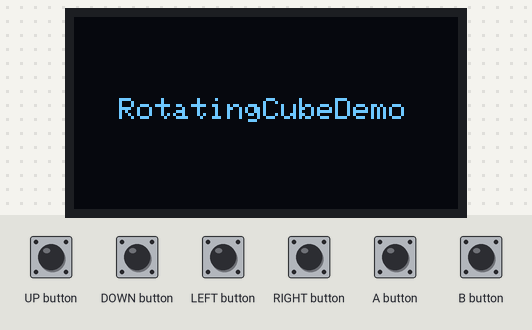
The sketch below on a simulated Arduboy, built with avr-gcc and run on an emulated ATmega32U4. Shown: 128×64 one-colour display. The test bench sets the inputs (shaded band).

Above: at 1.2 s.
1.3 s: A button pressed for 0.15 s
At 2.4 s:
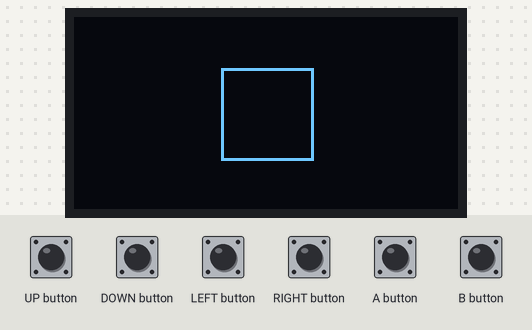
2.9 s: UP button pressed for 1 s
At 5.0 s:
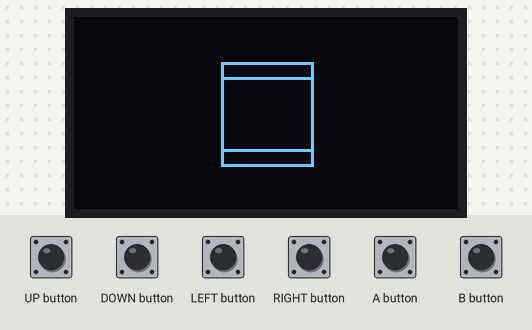
5.4 s: DOWN button pressed for 0.15 s
At 6.7 s:
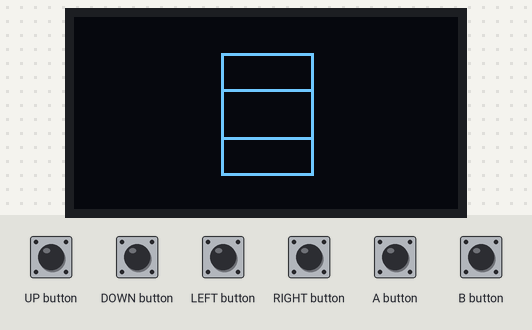
7.0 s: LEFT button pressed for 0.15 s
At 8.2 s:
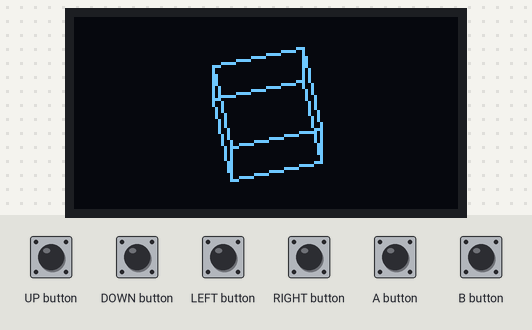
8.6 s: RIGHT button pressed for 0.15 s
At 8.67 s:
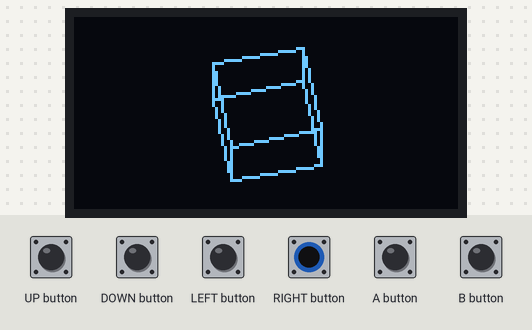
10.2 s: B button pressed for 0.15 s
At 11.4 s:
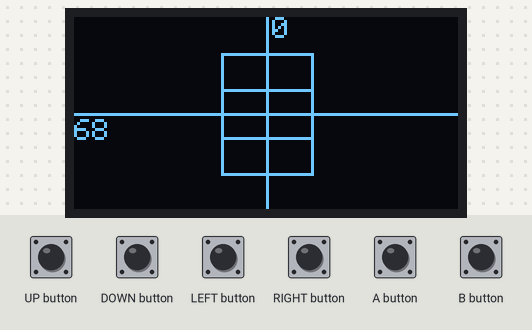
Timing chart, 0 to 12.8 s (numbered marks = the images above; inputs shaded):
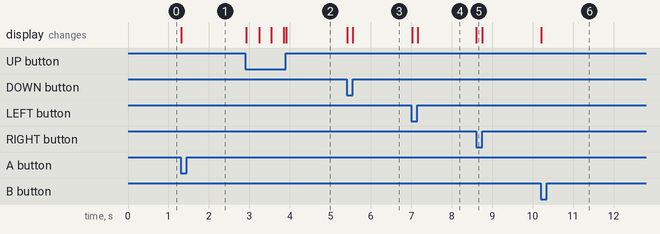

Measured:
- after the input at 1.3 s, the display: changes at once (image 1)
- after the input at 2.9 s, the display: first changes at once (image 2 shows a later state)
- after the input at 5.4 s, the display: first changes at once (image 3 shows a later state)
- after the input at 7.0 s, the display: first changes at once (image 4 shows a later state)
- after the input at 8.6 s, the display: changes at once (image 5)
- after the input at 10.2 s, the display: changes at once (image 6)

The sketch:

RotatingCubeDemo.ino
```cpp
#include <Arduboy2.h>
Arduboy2 arduboy;

String projectName = "RotatingCubeDemo";

enum GameState {MAIN_MENU, GAME_PLAYING, GAME_OVER};
GameState gamestate;

int cube[][3] = {
    {-15,-15,-15},
    {15, -15, -15},
    {15, 15, -15},
    {-15, 15, -15},
    {-15,-15,15},
    {15, -15, 15},
    {15, 15, 15},
    {-15, 15, 15}
  };

double display_cube[][3] = {
    {-15,-15,-15},
    {15, -15, -15},
    {15, 15, -15},
    {-15, 15, -15},
    {-15,-15,15},
    {15, -15, 15},
    {15, 15, 15},
    {-15, 15, 15}
  };

  int vDegree = 0;
  int hDegree = 0;

  bool showUI = false;
  bool correct = false;

void setup() {
  // put your setup code here, to run once:

  arduboy.begin();
  arduboy.setFrameRate(15);
  arduboy.clear();

  gamestate = MAIN_MENU;
}

void loop() {
  arduboy.clear();
  arduboy.pollButtons();

  if(gamestate == MAIN_MENU) {
    displayMainMenu();

    if(arduboy.justPressed(A_BUTTON) || arduboy.justPressed(B_BUTTON)) {
      gamestate = GAME_PLAYING;
    }
  }
  else if(gamestate == GAME_PLAYING) {
    if(arduboy.pressed(LEFT_BUTTON)) {
      vDegree += 359;
      vDegree %= 360;
    }

    if(arduboy.pressed(DOWN_BUTTON)) {
      hDegree += 359;
      hDegree %= 360;
    }

    if(arduboy.pressed(UP_BUTTON)) {
      hDegree += 361;
      hDegree %= 360;
    }

    if(arduboy.pressed(RIGHT_BUTTON)) {
      vDegree += 361;
      vDegree %= 360;
    }

    if(arduboy.justPressed(B_BUTTON) || arduboy.justPressed(A_BUTTON)) {
      showUI = !showUI;
    }

    drawCube();
    if(showUI) {
      drawUI();
    }
  }

  arduboy.display();
}

void drawCube() {
  for(byte i = 0; i < 8; i++) {
      calcPos(i);
    }

  for(byte i = 0; i < 8; i++) {
      int newpos[2] = {(int)round(display_cube[i][0])+ 64, (int)round(display_cube[i][1]) + 32};
      arduboy.drawPixel(newpos[0], newpos[1]);
  }

  drawCubeEdge(0, 1);
  drawCubeEdge(0, 3);
  drawCubeEdge(0, 4);
  drawCubeEdge(1, 2);
  drawCubeEdge(1, 5);
  drawCubeEdge(2, 3);
  drawCubeEdge(2, 6);
  drawCubeEdge(3, 7);
  drawCubeEdge(4, 5);
  drawCubeEdge(4, 7);
  drawCubeEdge(5, 6);
  drawCubeEdge(6, 7);
}

void drawCubeEdge(int a, int b) {
  arduboy.drawLine(
      (int)round(display_cube[a][0]) + 64,
      (int)round(display_cube[a][1]) + 32,
      (int)round(display_cube[b][0]) + 64,
      (int)round(display_cube[b][1]) + 32
    );
}

void calcPos(int vertex) {

  double x = (double)cube[vertex][0];
  double y = (double)cube[vertex][1];
  double z = (double)cube[vertex][2];

    double* pos_1 = rotateY(x, y, z, vDegree*PI/180.0);
    double* pos_2 = rotateX(pos_1[0], pos_1[1], pos_1[2], hDegree*PI/180.0);
    display_cube[vertex][0] = pos_2[0];
    display_cube[vertex][1] = pos_2[1];
    display_cube[vertex][2] = pos_2[2];
    free(pos_1);
    free(pos_2);
}

double* cross(double* a, double* b) {
  double* ret = (double*)malloc(3* sizeof(double));
  ret[0] = a[1]*b[2]-a[2]*b[1];
  ret[1] = a[2]*b[0] - a[0]*b[2];
  ret[2] = a[0]*b[1] - a[1]*b[0];
  return ret;
}

void normalize(double* v) {
  double s = sqrt(v[0]*v[0] + v[1]*v[1] + v[2]*v[2]);
  v[0] /= s;
  v[1] /= s;
  v[2] /= s;
}

double* rotateX(double x, double y, double z, double d) {
  double cos_d = cos(d);
  double sin_d = sin(d);
  double* pos = (double*)malloc(sizeof(double)*3);

  pos[0] = x;
  pos[1] = cos_d*y + sin_d*z;
  pos[2] = -sin_d*y + cos_d*z;
  return pos;
}

double* rotateY(double x, double y, double z, double d) {
  double cos_d = cos(d);
  double sin_d = sin(d);
  double* pos = (double*)malloc(sizeof(double)*3);

  pos[0] = cos_d*x - sin_d*z;
  pos[1] = y;
  pos[2] = sin_d*x + cos_d*z;
  return pos;
}

void drawUI() {
  arduboy.drawLine(0, 32, 127, 32);
  arduboy.drawLine(64, 0, 64, 63);
  arduboy.setCursor(66, 0);
  arduboy.print(vDegree);
  arduboy.setCursor(0, 34);
  arduboy.print(hDegree);
}

void displayMainMenu() {
    int len = projectName.length();
    len = 3*len+1;
    arduboy.setCursor(64-len,27);
    arduboy.write(projectName.c_str());
}
```
